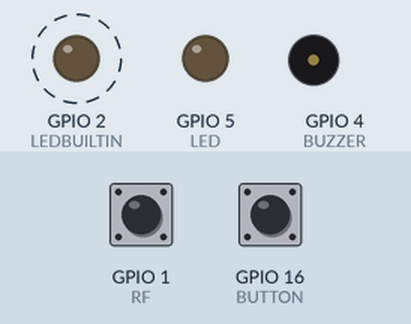
A sketch run on a simulated ESP8266 (NodeMCU). Shown: output pins drawn as LEDs (lit = HIGH), buzzer (waves = sounding, pin HIGH). Dashed ring = blinking. The inputs (shaded band) are chosen by the test bench; at power-on: GPIO 1 (RF) HIGH, GPIO 16 (BUTTON) HIGH. No radio packets arrive unless stated.

Above: at 1.7 s.
1.8 s: GPIO 1 (RF) pulled LOW for 0.15 s
At 2.25 s:
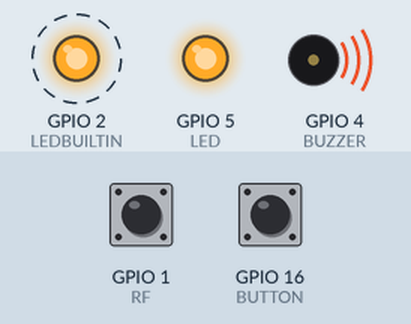
4.8 s: GPIO 16 (BUTTON) pulled LOW for 3.2 s
At 7.25 s:
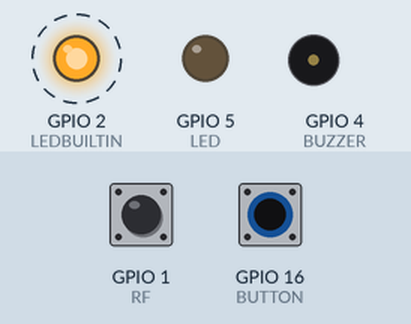
9.5 s: GPIO 1 (RF) pulled LOW for 1 s
At 11.75 s:
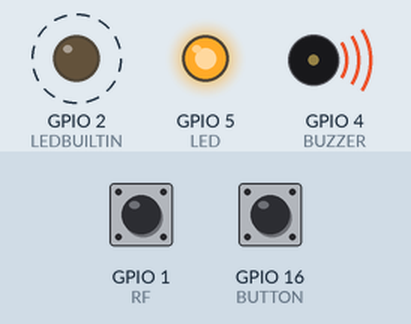
Timing chart, 0 to 19.0 s (numbered marks = the images above; inputs shaded):
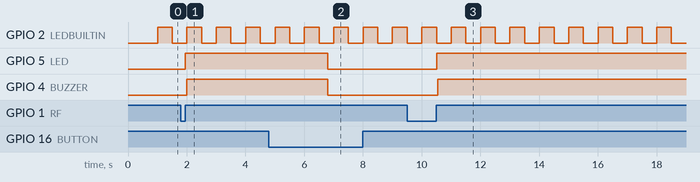

The sketch:

alarm_esp8266.ino
```cpp
#if !defined(ESP8266)
  #error This code is designed to run on ESP8266 and ESP8266-based boards! Please check your Tools->Board setting.
#endif

// These define's must be placed at the beginning before #include "ESP8266TimerInterrupt.h"
// _TIMERINTERRUPT_LOGLEVEL_ from 0 to 4
// Don't define _TIMERINTERRUPT_LOGLEVEL_ > 0. Only for special ISR debugging only. Can hang the system.
#define TIMER_INTERRUPT_DEBUG         1
#define _TIMERINTERRUPT_LOGLEVEL_     1

// Select a Timer Clock
#define USING_TIM_DIV1                false           // for shortest and most accurate timer
#define USING_TIM_DIV16               true           // for medium time and medium accurate timer
#define USING_TIM_DIV256              false            // for longest timer but least accurate. Default

#include "ESP8266TimerInterrupt.h"
#include "RF24.h"
#include <SPI.h>

// Init ESP8266 timer 1
ESP8266Timer ITimer;

//=======================================================================
#define TIMER_CYCLE 10
#define PROCESS_CYCLE 50


#define BUILTIN_LED     2
#define CE_PIN 0
#define CSN_PIN 15

#define BUTTON 16
#define LED 5
#define LEDBUILTIN 2
#define BUZZER 4
#define RF  1

#define INIT 0
#define NORMAL  1
#define ALARM  2
#define BACK_TO_NORMAL 3

#define NO_OF_RESEND 4

String mode = "TES";
int test_count = 0;

int timer1_flag = 0, timer1_counter = 0;
int timer2_flag = 0, timer2_counter = 0;
int timer3_flag = 0, timer3_counter = 0;
int timer_process_flag = 0, timer_process_counter = 0;
int timer_led_flag = 0, timer_led_counter = 0;

int resend_count = 0;
int button_count = 0;
int rf_count = 0;

int status = INIT;
int statusLed = LOW;
int statusLedBuiltin = LOW;
int statusBuzzer = LOW;

const char msg_alarm[] = "Alarm";
const char msg_stop[] = "Stop";
char received[50];
RF24 radio(CE_PIN, CSN_PIN);

void readButton(){
    if(digitalRead(BUTTON) == 0){
      button_count++;
    } else button_count = 0;
}

void readRF(){
    if(digitalRead(RF) == 1){
      rf_count++;
    } else rf_count = 0;
}

bool isButtonPress(){
  return button_count == 1;
}

bool isRfReceived(){
  return rf_count == 1;
}

bool isButtonLongPress(int duration) {
  return button_count == duration/PROCESS_CYCLE;
}

void setTimer1(int duration){
  timer1_counter = duration/TIMER_CYCLE;
  timer1_flag = 0;
}

void setTimer2(int duration){
  timer2_counter = duration/TIMER_CYCLE;
  timer2_flag = 0;
}

void setTimer3(int duration){
  timer3_counter = duration/TIMER_CYCLE;
  timer3_flag = 0;
}

void setTimerProcess(int duration){
  timer_process_counter = duration/TIMER_CYCLE;
  timer_process_flag = 0;
}

void setTimerLed(int duration){
  timer_led_counter = duration/TIMER_CYCLE;
  timer_led_flag = 0;
}

void timerRun(){
  if(timer1_counter > 0){
    timer1_counter--;
    if(timer1_counter <= 0) timer1_flag = 1;
  }

  if(timer2_counter > 0){
    timer2_counter--;
    if(timer2_counter <= 0) timer2_flag = 1;
  }

  if(timer3_counter > 0){
    timer3_counter--;
    if(timer3_counter <= 0) timer3_flag = 1;
  }

  if(timer_process_counter > 0){
    timer_process_counter--;
    if(timer_process_counter <= 0) {
      timer_process_flag = 1;
    }
  }

  if(timer_led_counter > 0){
    timer_led_counter--;
    if(timer_led_counter <= 0) {
      timer_led_flag = 1;
    }
  }
}

void IRAM_ATTR TimerHandler()
{
  timerRun();
}
uint8_t address[] = "12345" ;

uint8_t flag_active = 0;

void fsm() {
  switch (status) {
    case INIT:
      status = NORMAL;

      // set the RX address of the TX node into a RX pipe
      // additional setup specific to the node's role
      radio.startListening();  // put radio in RX mode
      break;
    case NORMAL:
      statusLed = LOW;
      statusBuzzer = LOW;
      if (isButtonPress() || isRfReceived()) {
        // Serial.println("button pressed");
        radio.stopListening();
        radio.write(&msg_alarm, sizeof(msg_alarm));
        status = ALARM;
        flag_active = 0;
        setTimer2(30000);
        setTimer1(500);
        statusLed = HIGH;
        resend_count = 0;
        radio.startListening();
        break;
      }

      if (radio.available()) {
        radio.read(&received, sizeof(received));
        // Serial.println(received);
        if (strcmp(received, msg_alarm) == 0) {
          // Serial.println("Received alarm");
          radio.stopListening();
          radio.write(&msg_alarm, sizeof(msg_alarm));
          status = ALARM;
          flag_active = 0;
          setTimer2(30000);
          setTimer1(500);
          resend_count = NO_OF_RESEND;
          radio.startListening();
        }
      }
      break;
    case ALARM:
      statusBuzzer = HIGH;
      if(button_count == 0) flag_active = 1;
      if(timer1_flag){
        if(resend_count < NO_OF_RESEND){
          radio.stopListening();
          radio.write(&msg_alarm, sizeof(msg_alarm));
          resend_count++;
          radio.startListening();
          setTimer1(500);
        }
      }

      if (isButtonLongPress(2000) && flag_active == 1) {
        // Serial.println("button long pressed");
        radio.stopListening();
        radio.write(&msg_stop, sizeof(msg_stop));
        status = BACK_TO_NORMAL;
        setTimer1(3000);
        setTimer3(500);
        resend_count = 0;
        radio.startListening();
        break;
      }

      if (radio.available()) {
        radio.read(&received, sizeof(received));
        // Serial.println(received);
        if (strcmp(received, msg_stop) == 0) {
          // Serial.println("Received stop.");
          radio.stopListening();
          radio.write(&msg_stop, sizeof(msg_stop));
          status = BACK_TO_NORMAL;
          resend_count = NO_OF_RESEND;
          setTimer1(3000);
          radio.startListening();
        }
      }

      if (timer2_flag == 1) {
        status = BACK_TO_NORMAL;
        setTimer1(3000);
      }

      break;
    case BACK_TO_NORMAL:
      statusBuzzer = LOW;
      statusLed = LOW;
      if(timer1_flag) status = NORMAL;
      if(timer3_flag){
        if(resend_count < NO_OF_RESEND){
          radio.stopListening();
          radio.write(&msg_stop, sizeof(msg_stop));
          resend_count++;
          setTimer3(500);
          radio.startListening();
        }
      }
      break;
    default:
      break;
  }
}

//=======================================================================
//                               Setup
//=======================================================================
void setup()
{
  pinMode(BUTTON, INPUT);
  pinMode(LED ,OUTPUT);
  pinMode(BUZZER, OUTPUT);
  pinMode(LEDBUILTIN ,OUTPUT);
  pinMode(RF, INPUT_PULLUP);
  digitalWrite(LED, LOW);
  digitalWrite(LEDBUILTIN, LOW);
  digitalWrite(BUZZER, LOW);

  // Serial.begin(115200);
  while(!Serial);
  if (!radio.begin()) {
    // Serial.println(F("radio hardware is not responding!!"));
    while (1) {}  // hold in infinite loop
  }

  radio.setAutoAck(0);
  radio.openWritingPipe(address);
  radio.openReadingPipe(1, address);

  delay(500);
  // Interval in microsecs
  if (ITimer.attachInterruptInterval(TIMER_CYCLE * 1000, TimerHandler))
  {
    // Serial.println("Starting ITimer OK");
  }
  setTimerLed(500);
  setTimerProcess(50);
}

void loop(){
  if(timer_process_flag){
    setTimerProcess(50);
    if(timer_led_flag){
      setTimerLed(500);
      statusLedBuiltin = !statusLedBuiltin;
      digitalWrite(LEDBUILTIN, statusLedBuiltin);
    }
    readButton();
    readRF();
    fsm();
    digitalWrite(LED, statusLed);
    digitalWrite(BUZZER, statusBuzzer);
  }
}
```

Measured:
- after the input at 1.8 s, GPIO 5 (LED): LOW → HIGH after 0.16 s; GPIO 4 (BUZZER): LOW → HIGH after 0.21 s
- after the input at 4.8 s, GPIO 5 (LED), GPIO 4 (BUZZER): HIGH → LOW after 2.0 s
- after the input at 9.5 s, GPIO 5 (LED): LOW → HIGH after 1.0 s; GPIO 4 (BUZZER): LOW → HIGH after 1.1 s
- by itself, GPIO 2 (LEDBUILTIN): alternates HIGH for 0.50 s and LOW for 0.50 s
